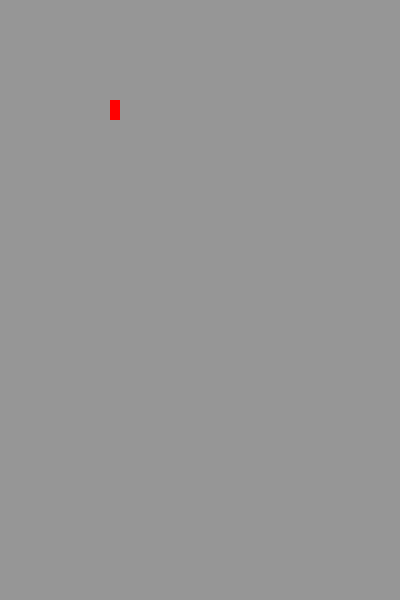
Frame 1 (no input)
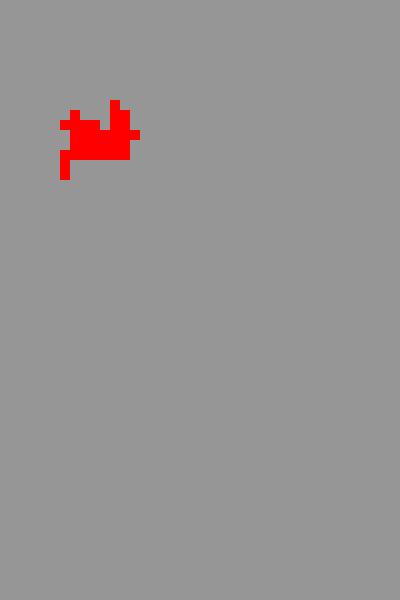
Frame 60 (no input)
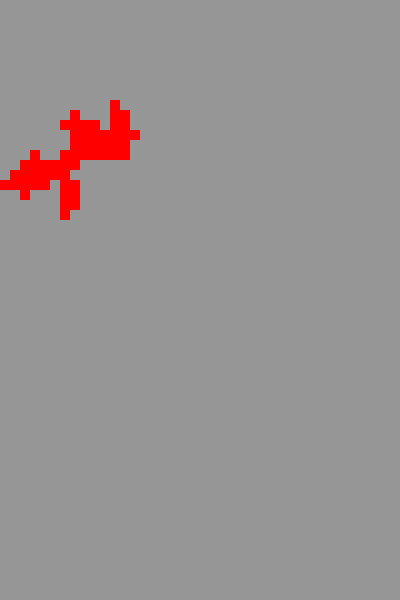
Frame 120 (the mouse pressed at the canvas centre since frame 60)

The p5.js sketch that drew these frames (run headless with seeded random() and noise() and a simulated clock; from frame 60 on, the mouse is pressed at the canvas centre):

// p5.js sketch
// ── sketch.js

var canvasHeight = 600;
var canvasWidth = 400;
var blockSize = 10;
var startPtX;
var startPtY;
var currentX;
var currentY;
var filledPts = {};


function setup() {
  createCanvas(canvasWidth, canvasHeight);
  background(150);
  noStroke();
  fill("red");
  
  randomSeed(87);
  startPtX = cutToBlockSize(random(blockSize, canvasWidth - blockSize));
  startPtY = cutToBlockSize(random(blockSize, canvasHeight - blockSize));
  
  console.log(startPtX, startPtY);
  rect(startPtX, startPtY, blockSize, blockSize);
  saveFilledPt(startPtX, startPtY);
  
  currentX = startPtX;
  currentY = startPtY;
 
}

function draw() {
  
  var choices = [
    [currentX, currentY - blockSize],
    [currentX, currentY + blockSize],
    [currentX - blockSize, currentY],
    [currentX + blockSize, currentY],
  ];
  var chosen = random(choices);
  
  currentX = chosen[0];
  currentY = chosen[1];
  
  rect(currentX, currentY, blockSize, blockSize);
  saveFilledPt(currentX, currentY);
  console.log(filledPts);
}

function cutToBlockSize(num) {
  return num - (num % blockSize);
}

function saveFilledPt(x, y) {
  if (!(x in filledPts)) {
    filledPts[x] = {};
  }
  if (!(y in filledPts[x])) {
    filledPts[x][y] = true;
  }
  filledPts[x][y] = true;
}

/* 
Requirements
- One continous line but branches off
- unless connected to the line, there's always one block of space between the line and the wall
- No squares
- https://twitter.com/arachni_dev/status/1406405092862050309

- pick random starting point on the grid
- loop until no options left
  - figure out all possible moves from current point
  - if there are options, pick one randomly
  - if no options, pick a new point on the line where you can go from
- if there are no options possbile, the line should be complete
*/
